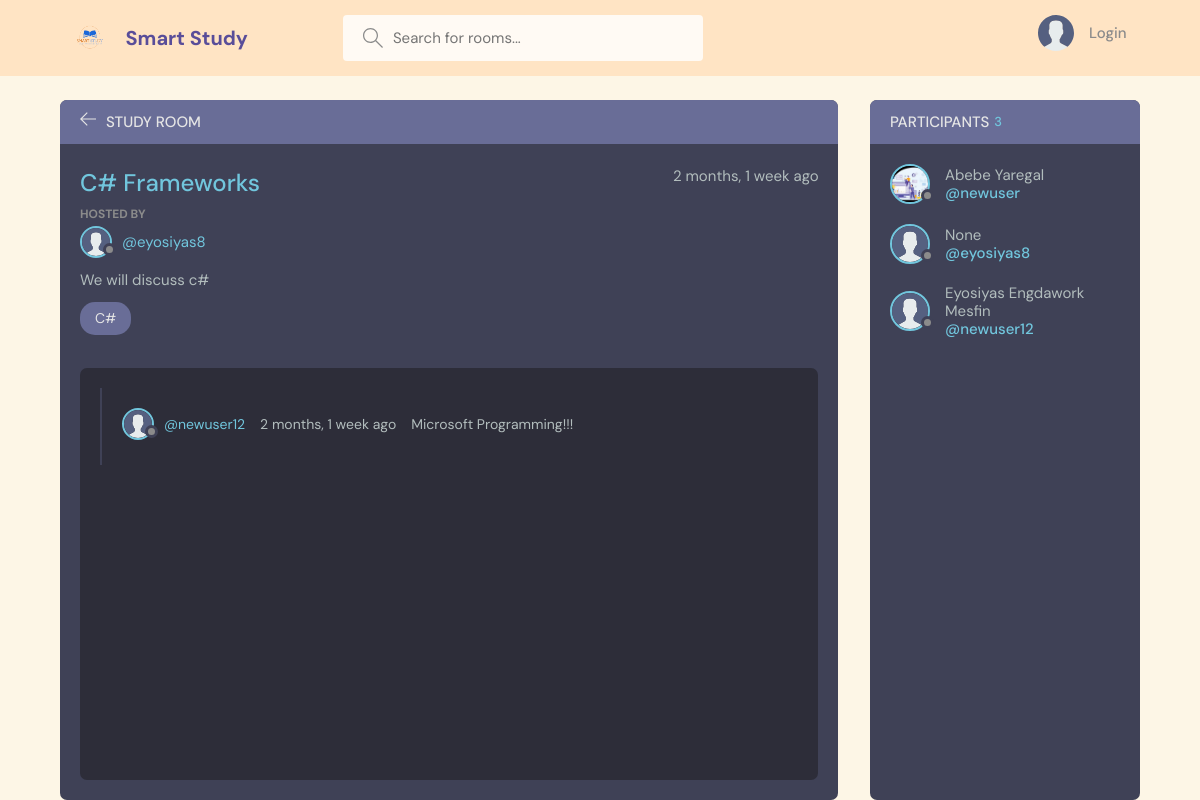
Screenshot of /room/7/ with the database file from the repository.
### playground/models.py (models this page shows, shortened)
class Room(models.Model):
    host = models.ForeignKey(User, on_delete=models.SET_NULL, null=True)
    topic = models.ForeignKey(Topic, on_delete=models.SET_NULL, null=True)
    name = models.CharField(max_length=200)
    description = models.TextField(null=True, blank=True)
    participants = models.ManyToManyField(User, related_name="participants", blank=True)
    updated = models.DateTimeField(auto_now=True)
    created = models.DateTimeField(auto_now_add=True)
    class Meta:
        ordering = ['-updated', '-created']

class User(AbstractUser):
    name = models.CharField(max_length=200, null=True)
    email = models.EmailField(null=True, unique=True)
    bio = models.TextField(null=True)
    avatar = models.ImageField(null=True, default='avatar.svg')
    REQUIRED_FIELDS = []

class Topic(models.Model):
    name = models.CharField(max_length=200)
    def __str__(self):
        return self.name

class Message(models.Model):
    user = models.ForeignKey(User, on_delete=models.CASCADE)
    room = models.ForeignKey(Room, on_delete=models.CASCADE)
    body = models.TextField()
    images = models.ImageField(null=True)
    updated = models.DateTimeField(auto_now=True)
    created = models.DateTimeField(auto_now_add=True)
    class Meta:
        ordering = ['-created']

### playground/views.py (the view, shortened to what this page needs)
# urls.py: path('room/<str:pk>/', views.room, name='room'),
def room(request, pk):
    room=Room.objects.get(id=pk)
    room_messsages = room.message_set.all()
    participants = room.participants.all()
    context = {'room': room, 'room_messages': room_messsages, 'participants': participants}
    return render(request, 'playground/room.html', context)

### playground/templates/playground/room.html (shortened to what this page needs)
{% extends 'main.html' %}
{% block content %}
    <main class="profile-page layout layout--2">
      <div class="container">
        <div class="room">
          <div class="room__top">
            <div class="room__topLeft">
              <a href="{% url 'home' %}">
                <svg version="1.1" xmlns="http://www.w3.org/2000/svg" width="32" height="32" viewBox="0 0 32 32">
                  <title>arrow-left</title>
                  <path
                    d="M13.723 2.286l-13.723 13.714 13.719 13.714 1.616-1.611-10.96-10.96h27.625v-2.286h-27.625l10.965-10.965-1.616-1.607z"
                  ></path>
                </svg>
              </a>
              <h3>Study Room</h3>
            </div>
          </div>
          <div class="room__box scroll">
            <div class="room__header scroll">
              <div class="room__info">
                <h3>{{room.name}}</h3>
                <span> {{room.created|timesince}} ago</span>
              </div>
              <div class="room__hosted">
                <p>Hosted By</p>
                <a href="{% url 'user-profile' room.host.id %}" class="room__author">
                  <div class="avatar avatar--small">
                    <img src="{{room.host.avatar.url}}" />
                  </div>
                  <span>@{{room.host}}</span>
                </a>
              </div>
              <div class="room__details">
                {{room.description}}
              </div>
              <span class="room__topics">{{room.topic}}</span>
            </div>
            <div class="room__conversation">
              <div class="threads scroll">
                {% for message in room_messages %}
                <div class="thread">
                  <div class="thread__top">
                    <div class="thread__author">
                      <a href="#" class="thread__authorInfo">
                        <div class="avatar avatar--small">
                          <img src="{{message.user.avatar.url}}" />
                        </div>
                        <span>@{{message.user}}</span>
                      </a>
                      <span class="thread__date">{{message.created|timesince}} ago</span>
                      <p>{{message.body}}</p>
                    </div>
                  </div>
                </div>
                {% endfor %}
              </div>
            </div>
          </div>
        </div>
        <div class="participants">
          <h3 class="participants__top"> Participants <span>{{participants.count}}</span></h3>
          <div class="participants__list scroll">
            {% for participant in participants %}
            <a href="{% url 'user-profile' participant.id %}" class="participant">
              <div class="avatar avatar--medium">
                <img src="{{participant.avatar.url}}" />
              </div>
              <p>
                {{participant.name}}
                <span>@{{participant.username}}</span>
              </p>
            </a>
            {% endfor %}
          </div>
        </div>
      </div>
    </main>
    {% endblock %}

### rows the page displays
Room: name "C# Frameworks", created "2 months, 1 week", host.avatar (placeholder picture), host "eyosiyas8", description "We will discuss c#", topic "C#"
Message: user.avatar (placeholder picture), user "newuser12", created "2 months, 1 week", body "Microsoft Programming!!!"
User: avatar (picture), name "Abebe Yaregal", username "newuser"
User: avatar (placeholder picture), name "None", username "eyosiyas8"
User: avatar (placeholder picture), name "Eyosiyas Engdawork Mesfin", username "newuser12"

### other values shown
{{ participants.count }} "3"
